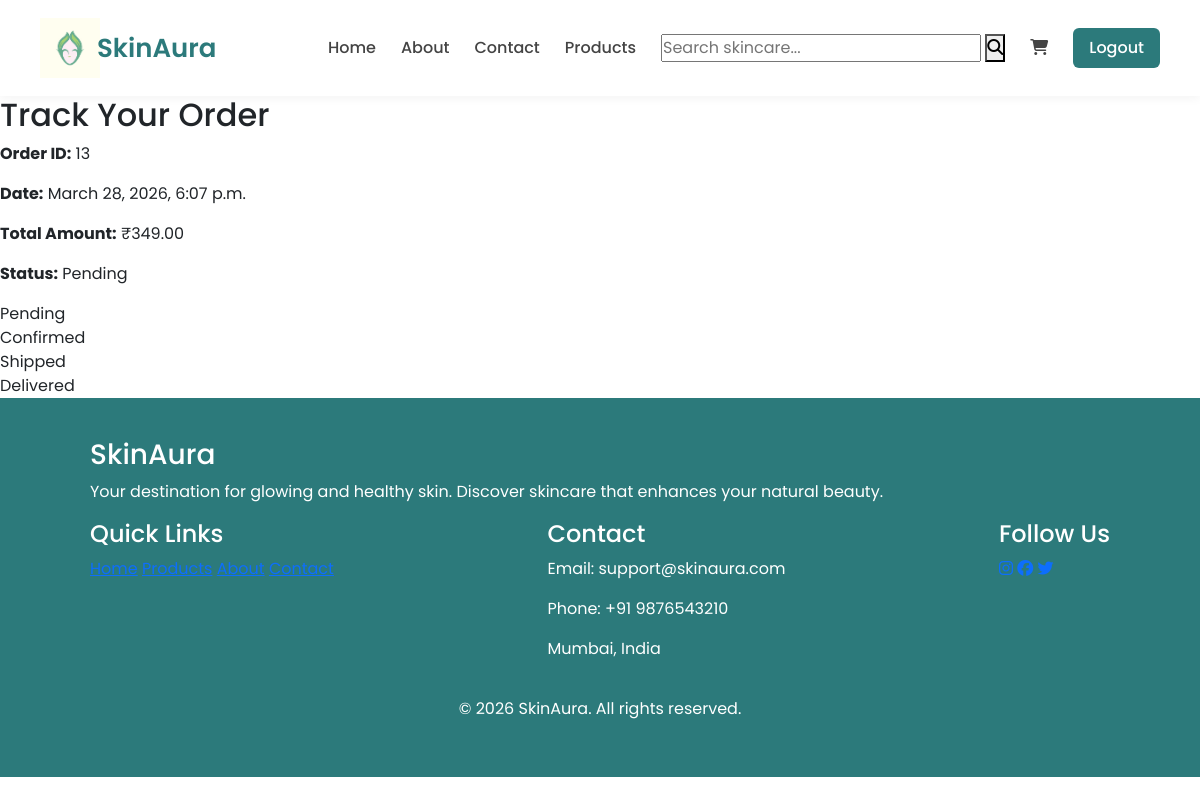
Page /track/13/ (signed in) on the committed database.
### home/models.py (models this page shows, shortened)
class Order(models.Model):
    STATUS_CHOICES = (
        ('Pending', 'Pending'),
        ('Confirmed', 'Confirmed'),
        ('Shipped', 'Shipped'),
        ('Delivered', 'Delivered'),
        ('Cancelled', 'Cancelled'),
    )
    user = models.ForeignKey(User, on_delete=models.CASCADE, null=True, blank=True)
    customer_name = models.CharField(max_length=100)
    email = models.EmailField()
    address = models.TextField()
    total_amount = models.DecimalField(max_digits=10, decimal_places=2)
    status = models.CharField(
        max_length=20,
        choices=STATUS_CHOICES,
        default='Pending'
    )
    created_at = models.DateTimeField(auto_now_add=True)

### home/views.py (the view)
# urls.py: path('track/<int:order_id>/', views.track_order, name='track_order'),
@login_required
def track_order(request, order_id):
    try:
        order = Order.objects.get(id=order_id, user=request.user)
    except Order.DoesNotExist:
        return render(request, 'home/track_order.html', {
            'error': "Order not found or access denied."
        })
    return render(request, 'home/track_order.html', {'order': order})

### home/templates/home/track_order.html
{% extends "home/base.html" %}
{% block content %}
<div class="track-container">
    <h2 class="track-title">Track Your Order</h2>
    <div class="order-card">
        <p><strong>Order ID:</strong> {{ order.id }}</p>
        <p><strong>Date:</strong> {{ order.created_at }}</p>
        <p><strong>Total Amount:</strong> ₹{{ order.total_amount }}</p>
        <p><strong>Status:</strong>
            <span class="status-badge {{ order.status|lower }}">
                {{ order.status }}
            </span>
        </p>
        <div class="progress-container">
            <div class="step {% if order.status == 'Pending' or order.status == 'Confirmed' or order.status == 'Shipped' or order.status == 'Delivered' %}active{% endif %}">
                Pending
            </div>
            <div class="step {% if order.status == 'Confirmed' or order.status == 'Shipped' or order.status == 'Delivered' %}active{% endif %}">
                Confirmed
            </div>
            <div class="step {% if order.status == 'Shipped' or order.status == 'Delivered' %}active{% endif %}">
                Shipped
            </div>
            <div class="step {% if order.status == 'Delivered' %}active{% endif %}">
                Delivered
            </div>
        </div>
    </div>
</div>
{% endblock %}

### home/static/home/style.css (style rules this page uses)
* { margin: 0; padding: 0; box-sizing: border-box; }
body { font-family: 'Poppins', sans-serif; }

### rows in the picture
Order: id "13", created_at "March 28, 2026, 6:07 p.m.", total_amount "349.00", status "Pending"
